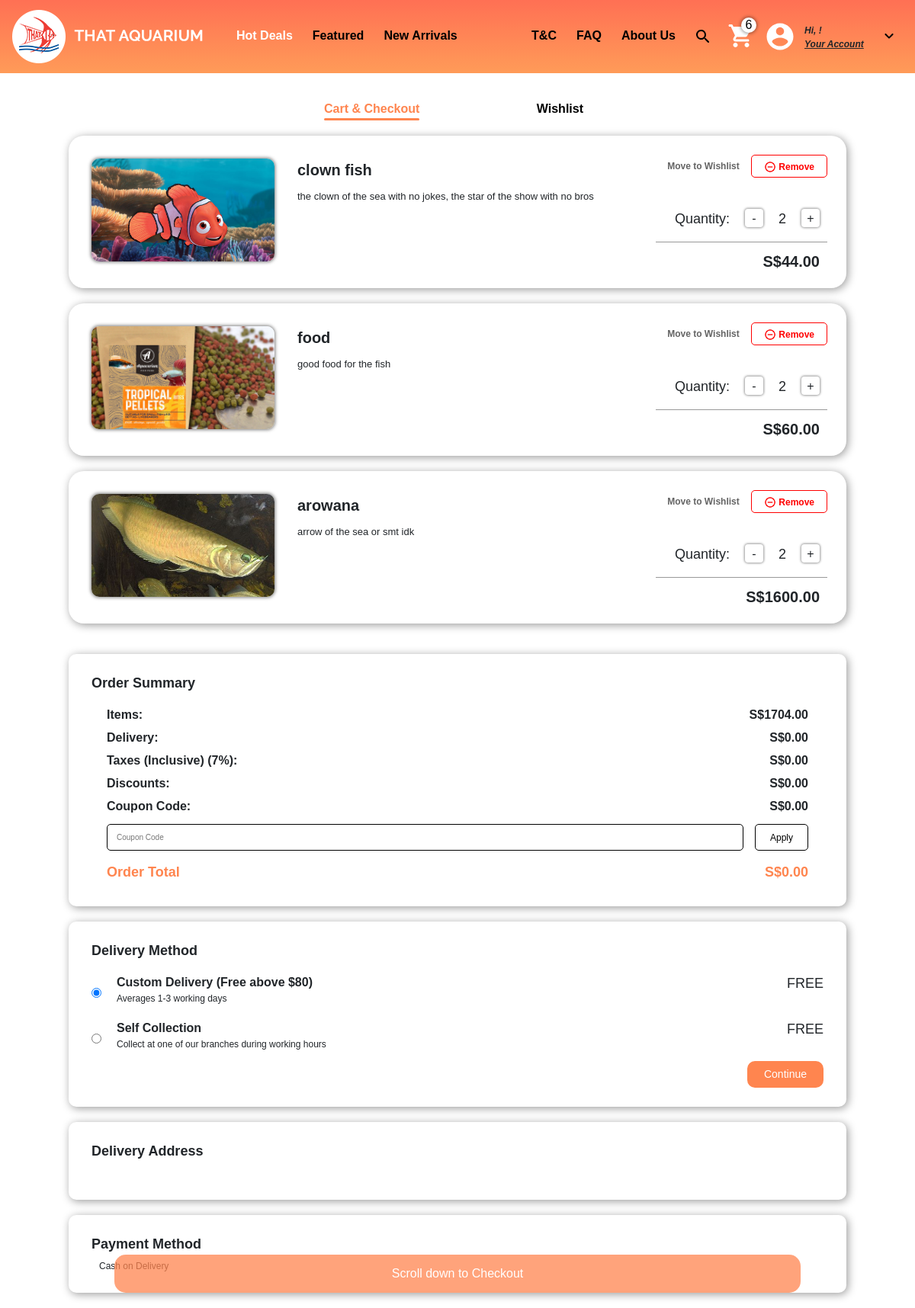
The page /cart/ (signed in) on the database as committed earlier.
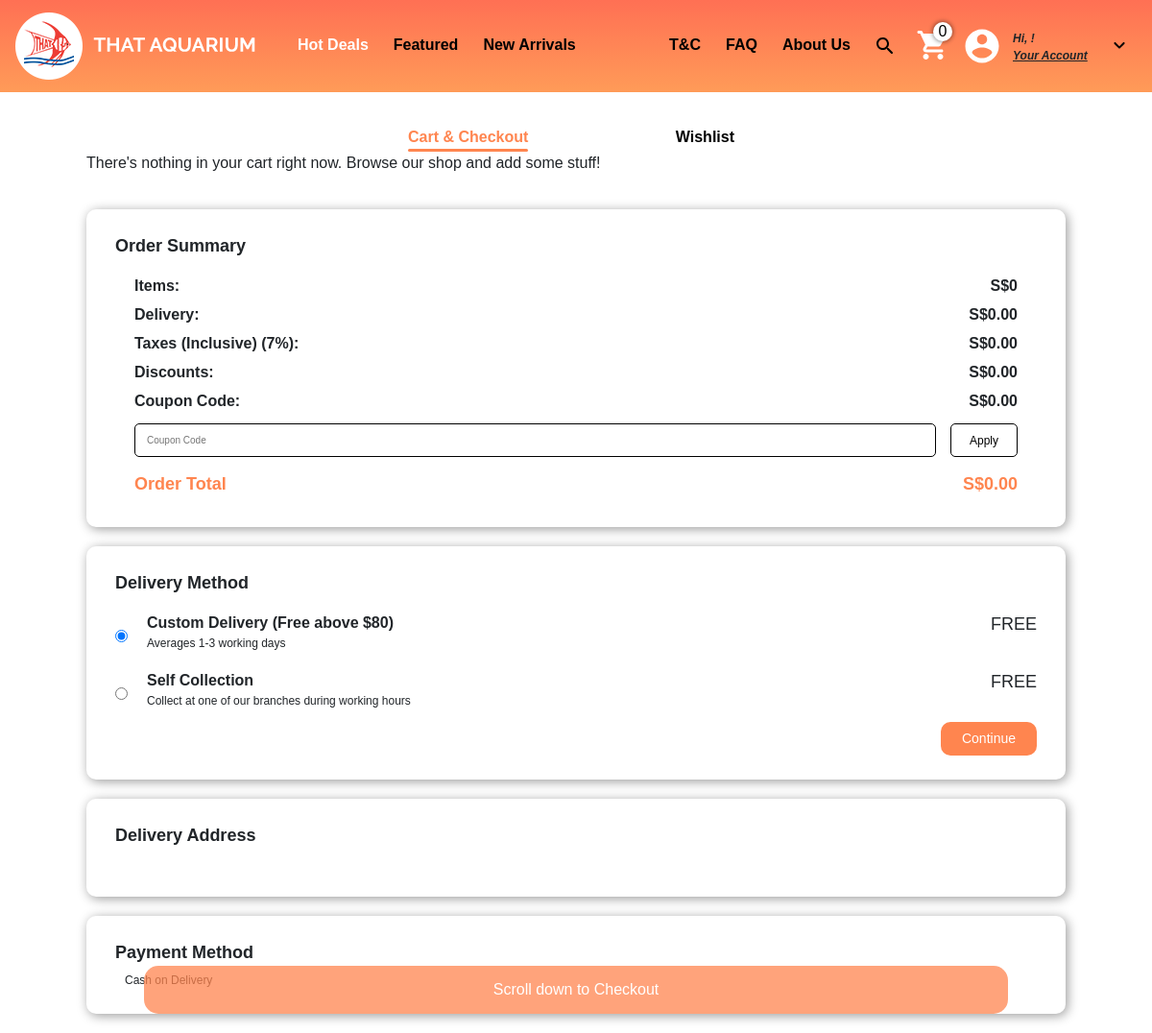
The same page on the database as committed later.
### store/models.py (models this page shows, shortened)
class Orderitem(models.Model):
    product = models.ForeignKey(Product,on_delete=models.SET_NULL,null=True,blank=True)
    order = models.ForeignKey(Order,on_delete=models.SET_NULL,null=True,blank=True)
    quantity = models.IntegerField(default=0)
    date_added = models.DateTimeField(auto_now_add=True)
    @property
    def get_total(self):
        total = self.product.price * self.quantity
        return total

class Product(models.Model):
    display = [
        ('H', 'Hot deals'),
        ('F', 'Featured'),
        ('N', 'New Arrivals'),
        ('B', 'Blocked'), #hidden from every where but exists in the database
        ('D', 'Database'),#this means it will be avaliable in the search but not in the other fields
    ]
    product_name = models.CharField(max_length=150,default="product")
    product_type = models.CharField(max_length=100,default="accessory")
    product_class = models.CharField(max_length=100,default="class")
    product_category = models.CharField(max_length=100,default="parts")
    price = models.DecimalField(decimal_places=2,max_digits=9)
    image = models.ImageField(null=True,blank=True)
    quantity = models.IntegerField(default=0)
    description = models.TextField(default="Description")
    display_type = models.CharField(max_length=1,choices=display,default='D')
    @property
    def imageURL(self):
            try:
                url = self.image.url
            except:
                url = ''
            return url

### store/views.py (the view)
# urls.py: path('cart/', views.cart,name='cart'),
def cart(request):
    items,CartTotal =cartData(request)
    cartItem = cartItemData(request)
    addresses = addressData(request)
    context = {'cartItems':cartItem,"items":items,"CartTotal":CartTotal,"addresses":addresses}
    return render(request,'home_page/cart.html',context)

### store/models.py (called while the page is built)
    @property
    def get_cart_items(self):
        orderitem = self.orderitem_set.all()
        total = sum([item.quantity for item in orderitem])
        return total

### store/utils.py (called while the page is built)
def cartData(request):
    if request.user.is_authenticated:
        customer = request.user
        order,created = Order.objects.get_or_create(customer=customer)
        items = order.orderitem_set.all()
        CartTotal = 0
        for item in items:
            CartTotal += item.get_total
    else:
        cartItem,items = CookieCart(request)
        CartTotal = 0
        for item in items:
            CartTotal+=item["get_total"]
    return [items,CartTotal]

def cartItemData(request):
    if request.user.is_authenticated:
        customer = request.user
        order, created = Order.objects.get_or_create(customer=customer)
        cartItem = order.get_cart_items
    else:
        cartItem,items = CookieCart(request)
    return cartItem

def addressData(request):
    if request.user.is_authenticated:
        customer = request.user
        address = customer.address_set.all()
        print(address)
    return address

### store/templates/home_page/cart.html (shortened to what the changed rows need)
{% extends 'home_page/main.html' %}
{% load static %}
{% block content %}
    <link href = "{% static 'css/cart.css' %}" rel = "stylesheet" type = "text/css">
    <div class = "cart-body mx-auto">
        <div class = "cart-region">
            {% if items|length != 0 %}
                {% for item in items %}
                    <div class = "cart-item">
                        <img src='{{ item.product.imageURL }}' class = "item-images">
                        <div class = "item-text">
                            <p class = "item-name">{{ item.product.product_name }}</p>
                            <p class = "item-description">{{ item.product.description }}</p>
                        </div>
                        <div class = "item-right-side-elements">
                            <div class = "cart-buttons">
                                {% if request.user.is_authenticated %}
                                    <button class = "save-later update-cart" data-product={{ item.product.id }} data-action="w" data-qty = {{ item.quantity }}>Move to Wishlist</button>
                                {% endif %}
                                <button class = "btn update-cart remove-from-cart" data-action="deletec" data-product={{ item.product.id }}>
                                    <img src = "{% static 'images/Checkout/remove_circle_outline-24px.png' %}" class = "remove-image">
                                    Remove
                                </button>
                            </div>
                            <div class = "item-right-side-bottom-elements">
                                <div class = "quantities">
                                    <p class = "quantity-text">Quantity:</p>
                                    <button  data-product={{ item.product.id }} data-action="removec" class="btn update-cart change-quantity change-quantity-minus">-</button>
                                    <p class = "item-quantity">{{ item.quantity }}</p>
                                    <button  data-product={{ item.product.id }} data-action="addc" class="btn update-cart change-quantity change-quantity-add">+</button>
                                </div>
                                <div class = "divider"></div>
                                <p class = "item-total">S${{ item.get_total }}</p>
                            </div>
                        </div>
                    </div>
                {% endfor %}
            {% else %}
                <p>There's nothing in your cart right now. Browse our shop and add some stuff!</p>
            {% endif %}
        </div>
        <div class = "summary-region" id = "summary-region">
            <form id = "cart-form">
                <div class = "order-summary summary-region-items">
                    <div class = "order-summary-inner">
                        <div class = "order-summary-inner-text order-summary-inner-text-row-1">
                            <p class = "order-summary-inner-text-row-1-left order-summary-inner-text-row-left">Items:</p>
                            <p class = "order-summary-inner-text-row-1-right order-summary-inner-text-row-right">S${{ CartTotal }}</p>
                        </div>
                    </div>
                </div>
            </form>
        </div>
    </div>
{% endblock content %}

Rows that differ between the two databases and show on the page:
removed Orderitem: product.imageURL (picture), product.product_name "clown fish", product.description "the clown of the sea with no jokes, the star of the show with no bros", quantity "2", get_total "44.00"
removed Orderitem: product.imageURL (picture), product.product_name "food", product.description "good food for the fish", quantity "2", get_total "60.00"
removed Orderitem: product.imageURL (picture), product.product_name "arowana", product.description "arrow of the sea or smt idk", quantity "2", get_total "1600.00"
Other text that changed with them:
{{ cartItems }}: "6" → "0"
{{ CartTotal }}: "1704.00" → "0"
text now shown: "There's nothing in your cart right now. Browse our shop and add some stuff!"
